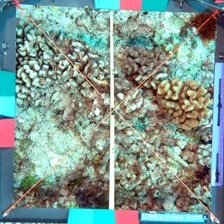
#> input picture temp_upload.jpg, 224 x 224 px; its folder holds only this picture in this run
$ python -i build_balanced_dataset.py   (imports and definitions only)
#> lines starting #> are read from the running program, lines starting #| are printed output that depends on the picture
#> further down, picture is the input picture: PIL image 224x224 RGB; mean R, G, B 127.6, 152.5, 144.4
import os, random, shutil
from pathlib import Path
from PIL import Image, ImageEnhance, ImageFilter, ImageFile
import numpy as np

ImageFile.LOAD_TRUNCATED_IMAGES = True

# CONFIG
INPUT_DIR = Path("input_images")     # raw input images
OUTPUT_DIR = Path("images")          # output balanced dataset
TARGET_PER_CLASS = 100
TARGET_SIZE = (224,224)
VALID_EXT = {".jpg",".jpeg",".png",".bmp",".tif",".tiff"}

# [1 line not run here, left out]

# [17 lines left out: functions safe_open, list_good_images, not called in this run]

def random_augment(img: Image.Image):
    img = img.copy()
    if random.random() < 0.5: img = img.transpose(Image.FLIP_LEFT_RIGHT)
    if random.random() < 0.2: img = img.transpose(Image.FLIP_TOP_BOTTOM)
    angle = random.uniform(-20, 20)
    img = img.rotate(angle, resample=Image.BICUBIC, expand=False)
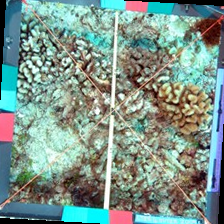
#> img: PIL image 224x224 RGB; mean R, G, B 124.9, 148.9, 140.2
    if random.random() < 0.9:
        img = ImageEnhance.Brightness(img).enhance(random.uniform(0.75, 1.25))
    if random.random() < 0.9:
        img = ImageEnhance.Contrast(img).enhance(random.uniform(0.8, 1.3))
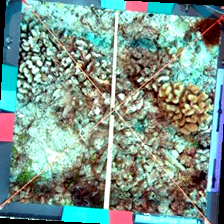
#> img: PIL image 224x224 RGB; mean R, G, B 122.3, 149.6, 139.6
    if random.random() < 0.8:
        img = ImageEnhance.Color(img).enhance(random.uniform(0.7, 1.3))
    if random.random() < 0.3:
        img = img.filter(ImageFilter.GaussianBlur(radius=random.uniform(0.3, 1.5)))
    w,h = img.size
#> w = 224; h = 224
    crop_scale = random.uniform(0.75,1.0)
    cw,ch = int(w*crop_scale), int(h*crop_scale)
#> cw = 218; ch = 218
    left = random.randint(0, max(0,w-cw))
#> left = 4
    top = random.randint(0, max(0,h-ch))
#> top = 1
    img = img.crop((left,top,left+cw,top+ch)).resize(TARGET_SIZE, Image.BICUBIC)
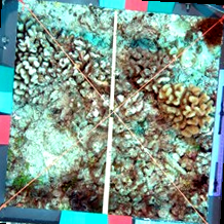
#> img: PIL image 224x224 RGB; mean R, G, B 125.1, 151.4, 140.5
    if random.random() < 0.4:
        gamma = random.uniform(0.85,1.3)
        arr = np.array(img).astype(np.float32)/255.0
        arr = np.power(arr, gamma)
        arr = (arr*255).clip(0,255).astype(np.uint8)
        img = Image.fromarray(arr)
    return img

def ensure_dir(p: Path):
    p.mkdir(parents=True, exist_ok=True)

# [55 lines left out: functions save_img, build, not called in this run]

# [2 lines not run here, left out]

>>> from PIL import Image
>>> picture = Image.open('../temp_upload.jpg')
>>> result = random_augment(picture)
